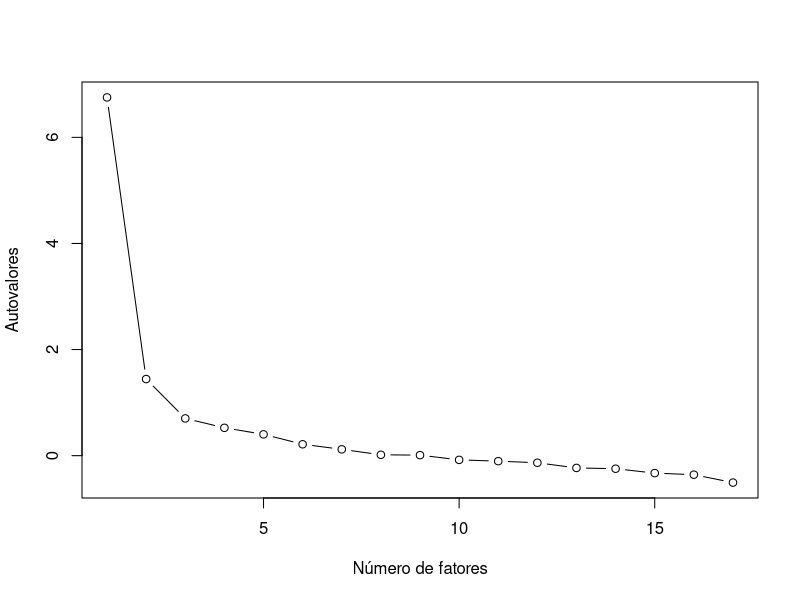
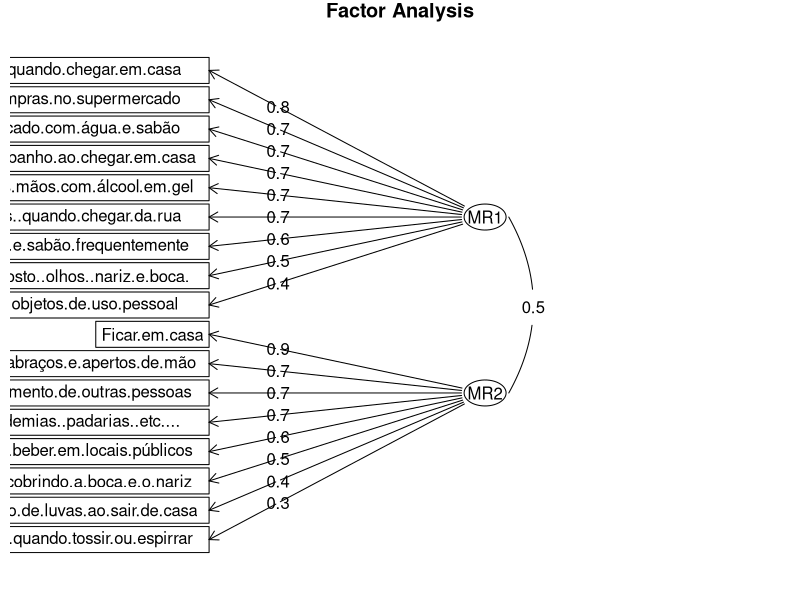
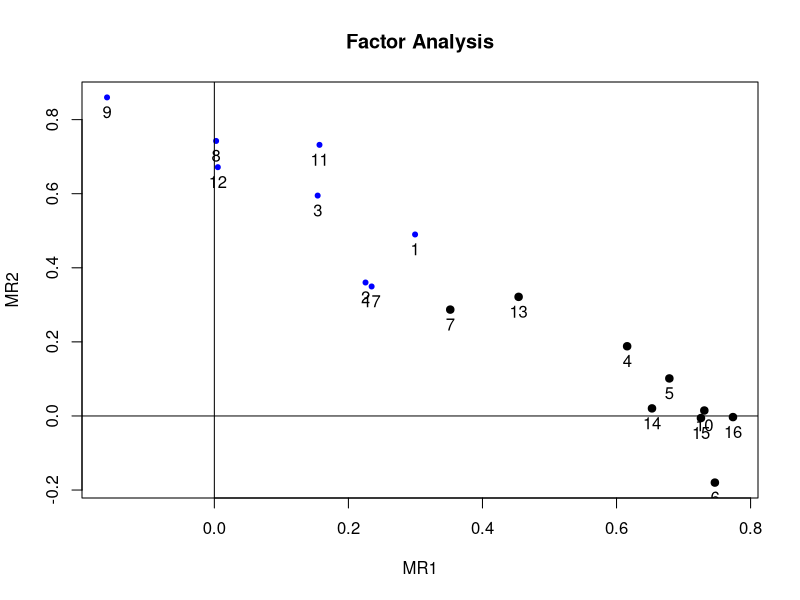

R code for these plots, in order:
library(psych)

df <- read.csv("database.csv")

# Medidas de adequação para EFA

result_bartlett <- cortest.bartlett(df)
print(result_bartlett$p)
## Significativo para bartlett

result_kmo <- KMO(df)
print(result_kmo$MSA)
## KMO = 0.855

# Inciando EFA
efa <- fa(df, nfactors = 2, rotate = "oblimin", fm="minres", cor= "poly")

# Scree plot
autovalores <- efa$values
print(autovalores)
num_fatores <- seq_along(autovalores)
plot(num_fatores, autovalores, type="b", xlab="Número de fatores", ylab="Autovalores")
## tanto os autovalores quanto o scree plot indicam 2 fatores

summary(efa)
## RMSR = 0.06 indica um bom valor de ajuste para o modelo

fa.diagram(efa)

plot(efa)

